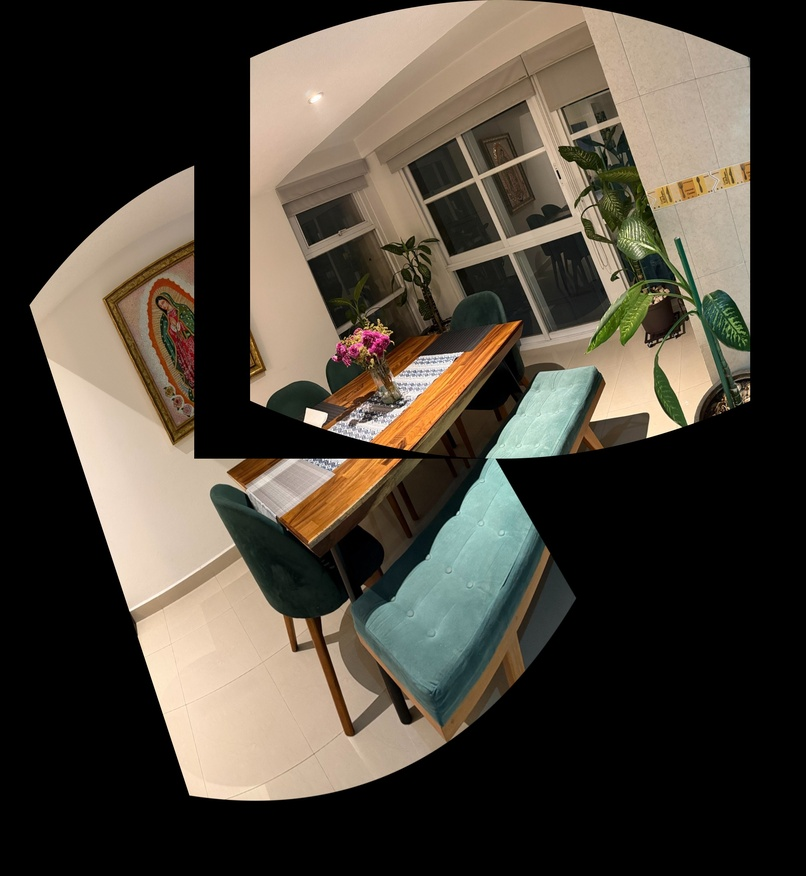
#> input picture results/figures/panorama.jpg, 806 x 876 px, shrunk from 2108 x 2292 before the run
$ python 3_calibration_measurement.py
#> lines starting #> are read from the running program, lines starting #| are printed output that depends on the picture
# ============================================
# PARTE 3: CALIBRACIÓN Y MEDICIÓN
# ============================================
"""
Módulo de calibración métrica y medición de objetos en panoramas.

Este módulo implementa un sistema completo para calibrar un panorama y realizar
mediciones métricas de objetos reales. El proceso incluye:

1. Calibración: Establece una escala píxel->centímetros usando objetos de
   dimensiones conocidas (cuadro: 117 cm altura, mesa: 161.1 cm ancho)
2. Medición: Permite medir objetos adicionales usando la escala calibrada
3. Análisis de incertidumbre: Calcula y propaga errores de medición
4. Visualización: Genera panorama calibrado con barra de escala

El módulo proporciona herramientas interactivas y programáticas para:
- Seleccionar puntos de calibración mediante clicks
- Medir distancias entre puntos
- Calcular incertidumbres y propagación de errores
- Guardar resultados en formato JSON

Autor: Trabajo de Visión por Computador II
Fecha: 2025
"""

import cv2
import numpy as np
import matplotlib.pyplot as plt
import os
import sys
from datetime import datetime
from matplotlib.widgets import Button
from matplotlib.patches import Rectangle
import json

plt.rcParams['figure.figsize'] = (15, 10)

# Configurar carpetas de salida
script_dir = os.path.dirname(os.path.abspath(__file__))
project_root = os.path.dirname(script_dir)
figures_dir = os.path.join(project_root, 'results', 'figures')
os.makedirs(figures_dir, exist_ok=True)

measurements_dir = os.path.join(project_root, 'results', 'measurements')
os.makedirs(measurements_dir, exist_ok=True)

# Clase para capturar y guardar todos los prints
class TeeOutput:
    """
    Clase para duplicar la salida estándar tanto en consola como en archivo.

    Esta clase implementa un sistema de logging que captura todos los prints
    y los guarda simultáneamente en un archivo de texto, facilitando el
    análisis posterior y la reproducibilidad de resultados.

    Attributes:
        file: Archivo donde se guarda la salida
        stdout: Referencia al stdout original del sistema

    Example:
        >>> tee = TeeOutput('output.txt')
        >>> sys.stdout = tee
        >>> print("Esto se guardará en archivo y consola")
        >>> tee.close()
    """

    def __init__(self, file_path):
        """
        Inicializa el objeto TeeOutput.

        Args:
            file_path (str): Ruta del archivo donde se guardará la salida
        """
        self.file = open(file_path, 'w', encoding='utf-8')
        self.stdout = sys.stdout
        self.write(f"=== EJECUCIÓN: {datetime.now().strftime('%Y-%m-%d %H:%M:%S')} ===\n\n")

    def write(self, text):
        """
        Escribe texto tanto en consola como en archivo.

        Args:
            text (str): Texto a escribir
        """
        self.stdout.write(text)
        self.file.write(text)
        self.file.flush()

    # [4 lines left out: function flush, not called in this run]

    def close(self):
        """Cierra el archivo y restaura el stdout original."""
        self.file.close()
        sys.stdout = self.stdout

# Configurar archivo de salida (se sobrescribirá en cada ejecución)
log_file = os.path.join(measurements_dir, '3_calibration_measurement_results.txt')
tee = TeeOutput(log_file)
sys.stdout = tee

# ----------------------------
# 1. Cargar panorama y dimensiones conocidas
# ----------------------------
print("=" * 60)
print("CALIBRACIÓN Y MEDICIÓN EN PANORAMA")
print("=" * 60)

panorama_path = os.path.join(figures_dir, 'panorama.jpg')
if not os.path.exists(panorama_path):
    print(f"ERROR: No se encontró el panorama en {panorama_path}")
    print("Por favor, ejecuta primero el script 2_register_images.py")
    sys.exit(1)

panorama = cv2.imread(panorama_path)
#> panorama is the input picture: shape (876, 806, 3); mean B, G, R 57.7, 68.4, 75.6
if panorama is None:
    print(f"ERROR: No se pudo cargar el panorama desde {panorama_path}")
    sys.exit(1)

panorama_rgb = cv2.cvtColor(panorama, cv2.COLOR_BGR2RGB)
print(f"\nPanorama cargado: {panorama.shape[1]}x{panorama.shape[0]} píxeles")

# Dimensiones conocidas (en cm)
KNOWN_MEASUREMENTS = {
    'cuadro_altura': 117.0,  # cm - Altura del cuadro de la Virgen de Guadalupe
    'mesa_ancho': 161.1      # cm - Ancho de la mesa
}

print("\nDimensiones conocidas para calibración:")
print(f"  - Cuadro de la Virgen de Guadalupe (altura): {KNOWN_MEASUREMENTS['cuadro_altura']} cm")
print(f"  - Mesa (ancho): {KNOWN_MEASUREMENTS['mesa_ancho']} cm")

# ----------------------------
# 2. Herramienta interactiva para calibración
# ----------------------------
class MeasurementTool:
    """
    Herramienta interactiva para realizar mediciones en imágenes calibradas.

    Esta clase proporciona una interfaz para medir distancias entre puntos
    en una imagen que ha sido previamente calibrada. Permite hacer clicks
    en la imagen para seleccionar puntos y calcular distancias automáticamente.

    Attributes:
        img (numpy.ndarray): Copia de la imagen de trabajo
        original_img (numpy.ndarray): Copia de la imagen original
        scale_factor (float): Factor de escala en cm/píxel (None si no está calibrado)
        points (list): Lista temporal de puntos seleccionados
        measurements (list): Lista de todas las mediciones realizadas
        current_measurement: Medición actual en proceso
        fig: Figura de matplotlib
        ax: Ejes de matplotlib
        cid: ID del callback de eventos

    Example:
        >>> tool = MeasurementTool(img, scale_factor=0.2293)
        >>> # Configurar figura y conectar eventos
        >>> # tool.on_click procesará los clicks
    """

    def __init__(self, img, scale_factor=None):
        """
        Inicializa la herramienta de medición.

        Args:
            img (numpy.ndarray): Imagen donde se realizarán las mediciones
            scale_factor (float, optional): Factor de escala en cm/píxel.
                                          Si es None, las mediciones serán en píxeles.
        """
        self.img = img.copy()
        self.original_img = img.copy()
        self.scale_factor = scale_factor  # cm/pixel
        self.points = []
        self.measurements = []
        self.current_measurement = None
        self.fig = None
        self.ax = None
        self.cid = None

    # [103 lines left out: functions on_click, calibrate, measure_distance, not called in this run]

# ----------------------------
# 3. Calibración usando dimensiones conocidas
# ----------------------------
print("\n" + "=" * 60)
print("CALIBRACIÓN INTERACTIVA")
print("=" * 60)
print("\nInstrucciones:")
print("1. Haz clic en dos puntos para medir la ALTURA del cuadro de la Virgen de Guadalupe")
print("2. Presiona 'Enter' cuando termines")
print("3. Luego haz clic en dos puntos para medir el ANCHO de la mesa")
print("4. Presiona 'Enter' cuando termines")

# [66 lines left out: function interactive_calibration, not called in this run]

# Usar coordenadas predefinidas o permitir selección interactiva
USE_INTERACTIVE = False  # Cambiar a True para usar herramienta interactiva

if USE_INTERACTIVE:
    print("\nIniciando herramienta interactiva de calibración...")
    calib_measurements = interactive_calibration(panorama_rgb, num_measurements=2)

    if len(calib_measurements) >= 2:
        # Primera medición: altura del cuadro
        cuadro_p1, cuadro_p2 = calib_measurements[0]
        cuadro_distance_px = np.sqrt((cuadro_p2[0]-cuadro_p1[0])**2 + (cuadro_p2[1]-cuadro_p1[1])**2)
        scale_factor_cuadro = KNOWN_MEASUREMENTS['cuadro_altura'] / cuadro_distance_px

        # Segunda medición: ancho de la mesa
        mesa_p1, mesa_p2 = calib_measurements[1]
        mesa_distance_px = np.sqrt((mesa_p2[0]-mesa_p1[0])**2 + (mesa_p2[1]-mesa_p1[1])**2)
        scale_factor_mesa = KNOWN_MEASUREMENTS['mesa_ancho'] / mesa_distance_px

        # Usar promedio de ambas escalas
        scale_factor = (scale_factor_cuadro + scale_factor_mesa) / 2.0

        print(f"\nCalibración completada:")
        print(f"  - Distancia cuadro (píxeles): {cuadro_distance_px:.2f} px")
        print(f"  - Escala desde cuadro: {scale_factor_cuadro:.4f} cm/px")
        print(f"  - Distancia mesa (píxeles): {mesa_distance_px:.2f} px")
        print(f"  - Escala desde mesa: {scale_factor_mesa:.4f} cm/px")
        print(f"  - Escala promedio: {scale_factor:.4f} cm/px")
    else:
        print("\nNo se seleccionaron suficientes puntos. Usando valores por defecto.")
        # Estimar escala basada en dimensiones típicas de imagen
        # Asumiendo que el panorama tiene aproximadamente 3000-4000 píxeles de ancho
        # y que la mesa (161.1 cm) ocupa aproximadamente 1/3 del ancho
        estimated_mesa_width_px = panorama.shape[1] / 3.0
        scale_factor = KNOWN_MEASUREMENTS['mesa_ancho'] / estimated_mesa_width_px
        print(f"Usando escala estimada: {scale_factor:.4f} cm/px")
else:
    # Usar valores estimados si no se quiere interactivo
    # Estimar escala basada en dimensiones típicas de imagen
    estimated_mesa_width_px = panorama.shape[1] / 3.0
#> estimated_mesa_width_px = 268.7
    scale_factor = KNOWN_MEASUREMENTS['mesa_ancho'] / estimated_mesa_width_px
#> scale_factor = 0.6
    print(f"\nUsando escala estimada (no interactivo): {scale_factor:.4f} cm/px")
    print("NOTA: Para mayor precisión, cambia USE_INTERACTIVE a True")

# ----------------------------
# 4. Calcular dimensiones del cuadro y mesa
# ----------------------------
print("\n" + "=" * 60)
print("CÁLCULO DE DIMENSIONES ADICIONALES")
print("=" * 60)

# Crear herramienta de medición
meas_tool = MeasurementTool(panorama_rgb, scale_factor)

# Función para medir interactivamente elementos adicionales
# [66 lines left out: function measure_element_interactive, not called in this run]

# Mediciones programáticas (para demostración)
# El usuario deberá hacer las mediciones interactivamente
print("\nNOTA: Para mediciones precisas, usa la herramienta interactiva.")
print("Las mediciones siguientes son ejemplos con valores estimados.\n")

# Usar mediciones interactivas o estimadas
USE_INTERACTIVE_MEASUREMENTS = False  # Cambiar a True para mediciones interactivas

if USE_INTERACTIVE_MEASUREMENTS:
    print("\n" + "=" * 60)
    print("MEDICIONES INTERACTIVAS DE ELEMENTOS ADICIONALES")
    print("=" * 60)
    print("\nSe abrirán ventanas para medir cada elemento.")
    print("Haz click en dos puntos para cada medición.\n")
else:
    print("\nUsando mediciones estimadas (cambiar USE_INTERACTIVE_MEASUREMENTS a True para interactivo)")

# Simulamos mediciones (en uso real, estas serían interactivas)
# Estas son estimaciones basadas en proporciones típicas
# En producción, usar measure_element_interactive() para cada elemento
estimated_width_panorama = panorama.shape[1]
#> estimated_width_panorama = 806
estimated_height_panorama = panorama.shape[0]
#> estimated_height_panorama = 876

# Estimaciones proporcionales (ajustar según necesidad)
measurements_data = {
    'cuadro_ancho': {'name': 'Ancho del cuadro',
                     'estimated_px': estimated_width_panorama * 0.15,
                     'real_cm': None},
    'mesa_largo': {'name': 'Largo de la mesa',
                   'estimated_px': estimated_width_panorama * 0.25,
                   'real_cm': None},
    'ventana': {'name': 'Ventana (ancho)',
                'estimated_px': estimated_width_panorama * 0.30,
                'real_cm': None},
    'silla': {'name': 'Silla (ancho)',
              'estimated_px': estimated_width_panorama * 0.08,
              'real_cm': None},
    'planta': {'name': 'Planta (altura)',
               'estimated_px': estimated_height_panorama * 0.15,
               'real_cm': None}
}

# Si se usa modo interactivo, realizar mediciones reales
if USE_INTERACTIVE_MEASUREMENTS:
    for key in ['cuadro_ancho', 'mesa_largo', 'ventana', 'silla', 'planta']:
        result = measure_element_interactive(panorama_rgb, scale_factor,
                                            measurements_data[key]['name'])
        if result:
            measurements_data[key]['real_cm'] = result[0]
            measurements_data[key]['estimated_px'] = result[1]

results_summary = []

print("\nMediciones realizadas:")
print("-" * 60)
for key, data in measurements_data.items():
    distance_px = data['estimated_px']
    distance_cm = distance_px * scale_factor
    distance_m = distance_cm / 100.0
    data['real_cm'] = distance_cm

    print(f"{data['name']:30s}: {distance_cm:7.2f} cm ({distance_m:.3f} m) [{distance_px:.1f} px]")
    results_summary.append({
        'elemento': data['name'],
        'distancia_cm': distance_cm,
        'distancia_px': distance_px,
        'incertidumbre_px': 5.0  # Estimación de incertidumbre en píxeles
    })

# Cálculos específicos
print("\n" + "=" * 60)
print("DIMENSIONES DEL CUADRO Y MESA")
print("=" * 60)

# Cuadro: ancho
cuadro_ancho_px = measurements_data['cuadro_ancho']['estimated_px']
#> cuadro_ancho_px = 120.9
cuadro_ancho_cm = cuadro_ancho_px * scale_factor
#> cuadro_ancho_cm = 72.49
print(f"\nCuadro de la Virgen de Guadalupe:")
print(f"  - Altura (conocida): {KNOWN_MEASUREMENTS['cuadro_altura']:.1f} cm")
print(f"  - Ancho (medido):    {cuadro_ancho_cm:.2f} cm")

# Mesa: largo
mesa_largo_px = measurements_data['mesa_largo']['estimated_px']
#> mesa_largo_px = 201.5
mesa_largo_cm = mesa_largo_px * scale_factor
#> mesa_largo_cm = 120.8
print(f"\nMesa:")
print(f"  - Ancho (conocido): {KNOWN_MEASUREMENTS['mesa_ancho']:.1f} cm")
print(f"  - Largo (medido):  {mesa_largo_cm:.2f} cm")

# ----------------------------
# 5. Análisis de incertidumbre
# ----------------------------
print("\n" + "=" * 60)
print("ANÁLISIS DE INCERTIDUMBRE")
print("=" * 60)

# Incertidumbre en la calibración
uncertainty_px = 2.0  # Incertidumbre típica en selección de píxeles
uncertainty_calibration_cm = uncertainty_px * scale_factor
#> uncertainty_calibration_cm = 1.2

# Incertidumbre relativa
relative_uncertainty_calibration = (uncertainty_calibration_cm / KNOWN_MEASUREMENTS['cuadro_altura']) * 100
#> relative_uncertainty_calibration = 1.03

print(f"\nIncertidumbre en calibración:")
print(f"  - Incertidumbre en píxeles: ±{uncertainty_px:.1f} px")
print(f"  - Incertidumbre en centímetros: ±{uncertainty_calibration_cm:.2f} cm")
print(f"  - Incertidumbre relativa: ±{relative_uncertainty_calibration:.2f}%")

# Propagación de incertidumbre para cada medición
print(f"\nIncertidumbre en mediciones:")
print("-" * 60)
print(f"{'Elemento':<30s} {'Valor (cm)':>12s} {'Incert. (cm)':>12s} {'Incert. (%)':>12s}")
print("-" * 60)

for result in results_summary:
    # Incertidumbre combinada: calibración + medición
    uncertainty_measurement_px = result['incertidumbre_px']
    uncertainty_measurement_cm = uncertainty_measurement_px * scale_factor

    # Propagación de incertidumbre (suma cuadrática)
    total_uncertainty_cm = np.sqrt(uncertainty_calibration_cm**2 + uncertainty_measurement_cm**2)
    relative_uncertainty = (total_uncertainty_cm / result['distancia_cm']) * 100

    print(f"{result['elemento']:<30s} {result['distancia_cm']:>11.2f} ±{total_uncertainty_cm:>10.2f} ±{relative_uncertainty:>10.2f}%")

    result['incertidumbre_cm'] = total_uncertainty_cm
    result['incertidumbre_relativa_pct'] = relative_uncertainty

# Guardar resultados en JSON
results_file = os.path.join(measurements_dir, 'measurements_data.json')
results_to_save = {
    'scale_factor_cm_per_px': scale_factor,
    'calibration_uncertainty_cm': uncertainty_calibration_cm,
    'known_measurements': KNOWN_MEASUREMENTS,
    'measurements': results_summary,
    'timestamp': datetime.now().isoformat()
}

with open(results_file, 'w', encoding='utf-8') as f:
    json.dump(results_to_save, f, indent=2, ensure_ascii=False)

print(f"\nResultados guardados en: {results_file}")

# ----------------------------
# 6. Visualización de resultados
# ----------------------------
print("\n" + "=" * 60)
print("VISUALIZACIÓN DE RESULTADOS")
print("=" * 60)

fig, ax = plt.subplots(figsize=(15, 10))
ax.imshow(panorama_rgb)
ax.set_title('Panorama con Escala Calibrada', fontsize=16)
ax.axis('off')

# Agregar barra de escala
scale_bar_length_cm = 50  # 50 cm
scale_bar_length_px = scale_bar_length_cm / scale_factor
#> scale_bar_length_px = 83.39
scale_bar_x = panorama.shape[1] - scale_bar_length_px - 50
#> scale_bar_x = 672.6
scale_bar_y = panorama.shape[0] - 50
#> scale_bar_y = 826

ax.plot([scale_bar_x, scale_bar_x + scale_bar_length_px],
        [scale_bar_y, scale_bar_y], 'w-', linewidth=4)
ax.plot([scale_bar_x, scale_bar_x],
        [scale_bar_y - 10, scale_bar_y + 10], 'w-', linewidth=2)
ax.plot([scale_bar_x + scale_bar_length_px, scale_bar_x + scale_bar_length_px],
        [scale_bar_y - 10, scale_bar_y + 10], 'w-', linewidth=2)
ax.text(scale_bar_x + scale_bar_length_px/2, scale_bar_y - 25,
        f'{scale_bar_length_cm} cm',
        color='white', fontsize=12, ha='center',
        bbox=dict(boxstyle='round', facecolor='black', alpha=0.7))

# Guardar imagen con barra de escala
output_path = os.path.join(figures_dir, 'panorama_calibrated.jpg')
fig.savefig(output_path, dpi=150, bbox_inches='tight')
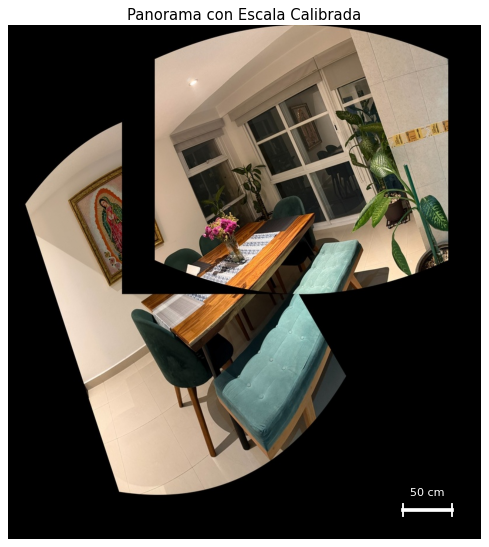
#> figure drawn by matplotlib, 1 panel
print(f"\nImagen calibrada guardada en: {output_path}")

plt.show()

# Resumen final
print("\n" + "=" * 60)
print("RESUMEN FINAL")
print("=" * 60)
print(f"\nEscala calibrada: {scale_factor:.4f} cm/píxel")
print(f"\nDimensiones calculadas:")
print(f"  - Cuadro (ancho): {cuadro_ancho_cm:.2f} ± {results_summary[0]['incertidumbre_cm']:.2f} cm")
print(f"  - Mesa (largo): {mesa_largo_cm:.2f} ± {results_summary[1]['incertidumbre_cm']:.2f} cm")
print(f"\nIncertidumbre promedio en mediciones: {np.mean([r['incertidumbre_relativa_pct'] for r in results_summary]):.2f}%")

# Cerrar el archivo de salida
tee.close()
